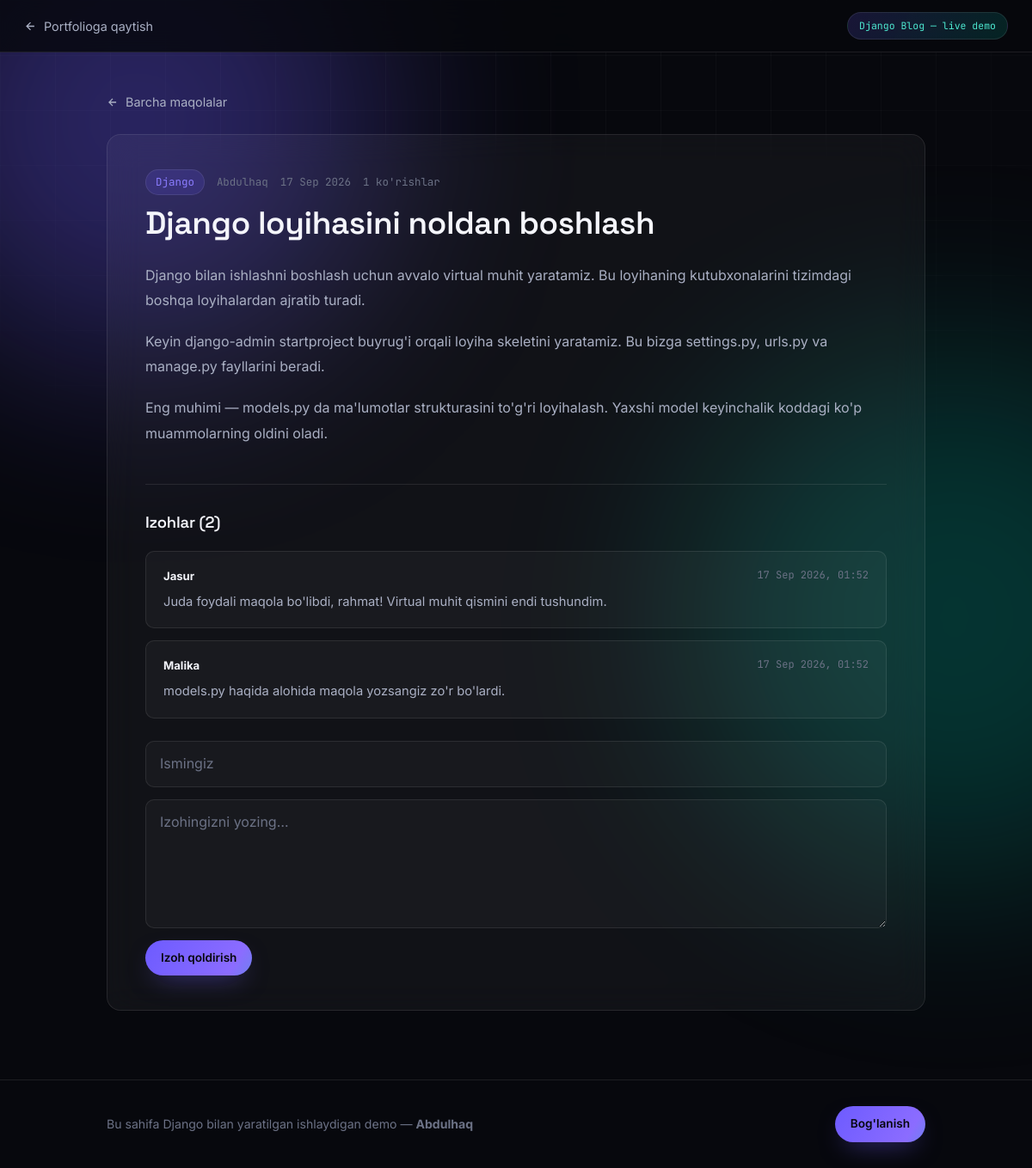
The page /demo/blog/django-loyihasini-noldan-boshlash/ on the database its author committed.
### portfolio/models.py (models this page shows, shortened)
class DemoPost(models.Model):
    title = models.CharField(max_length=200)
    slug = models.SlugField(unique=True)
    category = models.CharField(max_length=60, default='General')
    excerpt = models.CharField(max_length=300)
    body = models.TextField()
    author = models.CharField(max_length=80, default='Abdulhaq')
    created_at = models.DateTimeField(auto_now_add=True)
    views = models.PositiveIntegerField(default=0)
    class Meta:
        ordering = ['-created_at']

class DemoComment(models.Model):
    post = models.ForeignKey(DemoPost, on_delete=models.CASCADE, related_name='comments')
    author = models.CharField(max_length=80)
    body = models.TextField()
    created_at = models.DateTimeField(auto_now_add=True)
    class Meta:
        ordering = ['created_at']

### portfolio/demo_views.py (the view)
# urls.py: path('demo/blog/<slug:slug>/', demo_views.blog_detail, name='demo_blog_detail'),
def blog_detail(request, slug):
    post = get_object_or_404(DemoPost, slug=slug)
    if request.method == 'POST':
        author = (request.POST.get('author') or '').strip()
        body = (request.POST.get('body') or '').strip()
        if author and body:
            DemoComment.objects.create(post=post, author=author, body=body)
    post.views += 1
    post.save(update_fields=['views'])
    return render(request, 'portfolio/demo/blog_detail.html', {
        'post': post,
        'comments': post.comments.all(),
    })

### portfolio/templates/portfolio/demo/blog_detail.html (shortened to what this page needs)
{% extends 'portfolio/demo/base.html' %}
{% block demo_label %}Django Blog — live demo{% endblock %}
{% block content %}
<main class="demo-main" style="padding-top:46px">
  <div class="demo-container">
    <p style="margin-bottom:22px">
      <a href="{% url 'portfolio:demo_blog' %}" class="demo-back">
        <svg width="14" height="14" viewBox="0 0 24 24" fill="none" stroke="currentColor" stroke-width="2.2"><path d="M19 12H5M12 19l-7-7 7-7"/></svg>
        Barcha maqolalar
      </a>
    </p>
    <article class="post-article glass">
      <div class="post-meta">
        <span class="post-cat">{{ post.category }}</span>
        <span>{{ post.author }}</span>
        <span>{{ post.created_at|date:"d M Y" }}</span>
        <span>{{ post.views }} ko'rishlar</span>
      </div>
      <h1>{{ post.title }}</h1>
      <div class="post-body">
        {{ post.body|linebreaks }}
      </div>
      <section class="comment-section">
        <h3>Izohlar ({{ comments|length }})</h3>
        {% for c in comments %}
          <div class="comment">
            <div class="comment-head">
              <strong>{{ c.author }}</strong>
              <span>{{ c.created_at|date:"d M Y, H:i" }}</span>
            </div>
            <p>{{ c.body }}</p>
          </div>
        {% empty %}
          <p style="color:var(--text-2);font-size:0.92rem">Hali izoh yo'q — birinchi bo'ling!</p>
        {% endfor %}
        <form class="comment-form" method="post">
          <input type="text" name="author" class="demo-input" placeholder="Ismingiz" required>
          <textarea name="body" class="demo-input" rows="3" placeholder="Izohingizni yozing…" required></textarea>
          <div><button type="submit" class="btn btn-primary btn-sm">Izoh qoldirish</button></div>
        </form>
      </section>
    </article>
  </div>
</main>
{% endblock %}

### portfolio/static/portfolio/css/style.css (style rules this page uses)
:root { --bg-0: #07080d; --bg-1: #0c0e16; --bg-2: #10121c; --surface: rgba(255, 255, 255, 0.045); --surface-strong: rgba(255, 255, 255, 0.07); --surface-border: rgba(255, 255, 255, 0.09); --surface-border-strong: rgba(255, 255, 255, 0.16); --accent-violet: #6d5bff; --accent-violet-soft: #8b7dff; --accent-teal: #00d2b4; --accent-teal-soft: #4de8d0; --accent-gradient: linear-gradient(120deg, var(--accent-violet) 0%, #8b6cff 45%, var(--accent-teal) 100%); --accent-gradient-soft: linear-gradient(120deg, rgba(109, 91, 255, 0.18), rgba(0, 210, 180, 0.14)); --text-0: #f4f5fb; --text-1: #aab0c4; --text-2: #6c7286; --danger: #ff6b81; --success: #3ee6ae; --font-display: 'Space Grotesk', 'Inter', sans-serif; --font-body: 'Inter', sans-serif; --font-mono: 'JetBrains Mono', monospace; --container: 1180px; --radius-sm: 10px; --radius-md: 16px; --radius-lg: 24px; --nav-height: 76px; --ease: cubic-bezier(0.22, 1, 0.36, 1); }
*, *::before, *::after { box-sizing: border-box; }
html { scroll-behavior: smooth; scroll-padding-top: var(--nav-height); }
body { margin: 0; background: var(--bg-0); color: var(--text-0); font-family: var(--font-body); font-size: 16px; line-height: 1.6; -webkit-font-smoothing: antialiased; overflow-x: hidden; }
h1, h2, h3, h4 { font-family: var(--font-display); font-weight: 600; line-height: 1.12; margin: 0; letter-spacing: -0.01em; }
p { margin: 0; }
a { color: inherit; text-decoration: none; }
button { font: inherit; color: inherit; background: none; border: none; cursor: pointer; }
input, textarea { font: inherit; color: inherit; }
body::before { content: ''; position: fixed; inset: 0; z-index: -2; background-image: linear-gradient(rgba(255, 255, 255, 0.028) 1px, transparent 1px), linear-gradient(90deg, rgba(255, 255, 255, 0.028) 1px, transparent 1px); background-size: 64px 64px; mask-image: radial-gradient(ellipse 80% 60% at 50% 0%, #000 40%, transparent 90%); }
body::after { content: ''; position: fixed; inset: 0; z-index: -3; background: var(--bg-0); }
.glass { background: var(--surface); border: 1px solid var(--surface-border); border-radius: var(--radius-md); backdrop-filter: blur(18px); -webkit-backdrop-filter: blur(18px); }
.btn { display: inline-flex; align-items: center; justify-content: center; gap: 10px; padding: 15px 28px; border-radius: 999px; font-family: var(--font-body); font-weight: 600; font-size: 0.95rem; cursor: pointer; transition: transform 0.35s var(--ease), box-shadow 0.35s var(--ease), background 0.35s var(--ease), border-color 0.35s var(--ease); white-space: nowrap; }
.btn-primary { background: var(--accent-gradient); background-size: 180% 180%; color: #06070c; box-shadow: 0 12px 30px -12px rgba(109, 91, 255, 0.55); }
.btn-sm { padding: 10px 18px; font-size: 0.85rem; }

### rows shown on the page
DemoPost: category "Django", author "Abdulhaq", created_at "17 Sep 2026", views "1", title "Django loyihasini noldan boshlash", body "Django bilan ishlashni boshlash uchun avvalo virtual muhit yaratamiz. Bu loyihaning kutubxonalarini tizimdagi boshqa loyihalardan ajratib turadi. Keyin django-admin startproject buyrug'i orqali loyiha skeletini yaratamiz. Bu bizga settings.py, urls.py va manage.py fayllarini beradi. Eng muhimi — models.py da ma'lumotlar strukturasini to'g'ri loyihalash. Yaxshi model keyinchalik koddagi ko'p muammolarning oldini oladi."
DemoComment: author "Jasur", created_at "17 Sep 2026, 01:52", body "Juda foydali maqola bo'libdi, rahmat! Virtual muhit qismini endi tushundim."
DemoComment: author "Malika", created_at "17 Sep 2026, 01:52", body "models.py haqida alohida maqola yozsangiz zo'r bo'lardi."

### other values the page prints
{{ comments|length }} "2"
